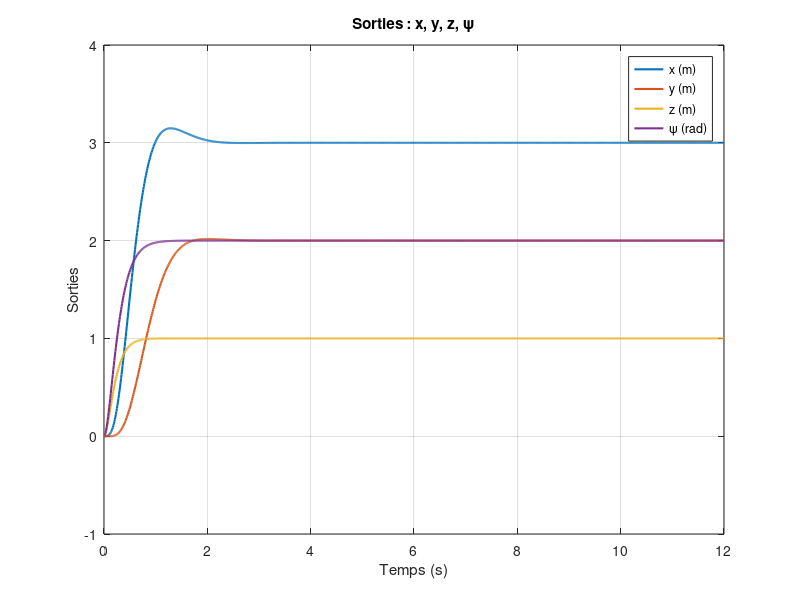

This figure's MATLAB source:
%% ============================================================
%  QUADROTOR - Modèle linéarisé + Retour d'état + Simulation
%  x = [x y z xdot ydot zdot phi theta psi phidot thetadot psidot]'
%  u = [f M1 M2 M3]'   (f = variation de poussée autour de mg)
%
%  Option sorties:
%   - includeVelOutputs = false  -> y = [x y z psi]'
%   - includeVelOutputs = true   -> y = [x y z psi xdot ydot zdot]'
%
%  Commande:
%   u(t) = -Kx(t) + N r(t)
%  Précompensation (Moore-Penrose):
%   N = pinv(-C*(Acl\B))
%% ============================================================

clear; clc; close all;

%% ---------------------------
% OPTION: inclure vitesses linéaires en sortie ?
% ---------------------------
includeVelOutputs = false;  % <-- false pour [x y z psi] seulement
Tsim = 12;                  % durée (s)
dt   = 0.01;                % pas
t = (0:dt:Tsim)';

%% ---------------------------
% Paramètres du modèle UAV
% ---------------------------
g  = 9.8;        % pesanteur (m/s^2)
m  = 4.34;       % masse (kg)

J1 = 0.082;
J2 = 0.0845;
J3 = 0.1377;
J  = [J1 0  0;
      0  J2 0;
      0  0  J3]; 

d  = 0.315;      
c  = 8.004e-3;  

%% ---------------------------
% Modèle espace d'état (A,B)
% ---------------------------
A = zeros(12,12);

% positions -> vitesses
A(1,4) = 1;
A(2,5) = 1;
A(3,6) = 1;

% dynamiques translation (petits angles, autour du hover)
A(4,8) =  g;     % xddot = g*theta
A(5,7) = -g;     % yddot = -g*phi

% angles -> vitesses angulaires
A(7,10) = 1;     % phi_dot
A(8,11) = 1;     % theta_dot
A(9,12) = 1;     % psi_dot

B = zeros(12,4);
B(6,1)  = -1/m;  % zddot = -(1/m)*f

B(10,2) = 1/J1;  % phiddot = M1/J1
B(11,3) = 1/J2;  % thetaddot = M2/J2
B(12,4) = 1/J3;  % psiddot = M3/J3

%% ---------------------------
% Sorties (C,D) selon option
% ---------------------------
%if ~includeVelOutputs
    % y = [x y z psi]'
    C = zeros(4,12);
    C(1,1) = 1;   % x
    C(2,2) = 1;   % y
    C(3,3) = 1;   % z
    C(4,9) = 1;   % psi
    %else
    % y = [x y z psi xdot ydot zdot]'
    %C = zeros(7,12);
    %C(1,1) = 1; C(2,2) = 1; C(3,3) = 1; C(4,9) = 1;
    %C(5,4) = 1; C(6,5) = 1; C(7,6) = 1;
%end

D = zeros(size(C,1),4);

sys = ss(A,B,C,D);

%% ---------------------------
% Vérification contrôlabilité (optionnel)
% ---------------------------
xCo = ctrb(A,B);

%fprintf("Rang(ctrb(A,B)) = %d (sur 12)\n", rank(Co));

%% ---------------------------
% Retour d'état : placement de pôles
% ---------------------------
vp = [ -3 + 2.25i, -3 - 2.25i, ...
       -6, -6.5, -7, -7.5, -7.8, -8, -8.2, -8.4, -8.6, -9 ];

K = place(A,B,vp);

Acl = A - B*K;   % 

%% ---------------------------
% Pré-compensation par pseudo-inverse (Moore-Penrose)
% N = pinv(-C*inv(Acl)*B) 
% ---------------------------
G0 = -C * (Acl \ B);   % équivalent à -C*inv(Acl)*B
N  = pinv(G0);

% Système bouclé de r -> y :
% xdot = Acl x + B N r
% y    = C x + D N r
Bn = B * N;
Dn = D * N
sys_cl = ss(Acl, Bn, C, Dn);


% disp("Pôles du système bouclé (ss) :");
% disp(eig(sys_cl));

%% ---------------------------
% Simulation
% ---------------------------

vx = 1;   % m/s
vy = 0.3;   % m/s
vz = 1.5;   % m/s



% références vitesses (constantes)
x_ref = 3*ones(size(t));
y_ref = 2*ones(size(t));
z_ref = 1*ones(size(t));
psi_ref = 2; % rad


x0 = zeros(12,1);

if ~includeVelOutputs
    % r = [x y z psi]'
    r = [x_ref, y_ref, z_ref, psi_ref*ones(size(t))];
else
    % r = [x y z psi xdot ydot zdot]'
  r = [x_ref, y_ref, z_ref, psi_ref*ones(size(t)), xdot_ref, ydot_ref, zdot_ref];
end

[y,t_out,x_out] = lsim(sys_cl, r, t, x0);

%% ---------------------------
% Commande u(t) = -Kx + N r
% ---------------------------
u = (-K*x_out.' + N*r.').';   % Nx4

%% ---------------------------
% Affichage des sorties sur une même figure
% ---------------------------
figure;
plot(t_out, y, 'LineWidth', 1.5); grid on;
xlabel('Temps (s)');
ylabel('Sorties');
if ~includeVelOutputs
    title('Sorties : x, y, z, \psi');
    legend('x (m)','y (m)','z (m)','\psi (rad)','Location','best');
else
    title('Sorties : x, y, z, \psi, xdot, ydot, zdot (réf en rampe)');
    legend('x (m)','y (m)','z (m)','\psi (rad)', ...
           'xdot (m/s)','ydot (m/s)','zdot (m/s)', 'Location','best');
end

%% ---------------------------
% Affichage des entrées u(t)
% ---------------------------
%figure;
%plot(t_out, u, 'LineWidth', 1.2); grid on;
%xlabel('Temps (s)'); ylabel('u');
%legend('f','M1','M2','M3', 'Location','best');
%title('Entrées de commande u(t)');
